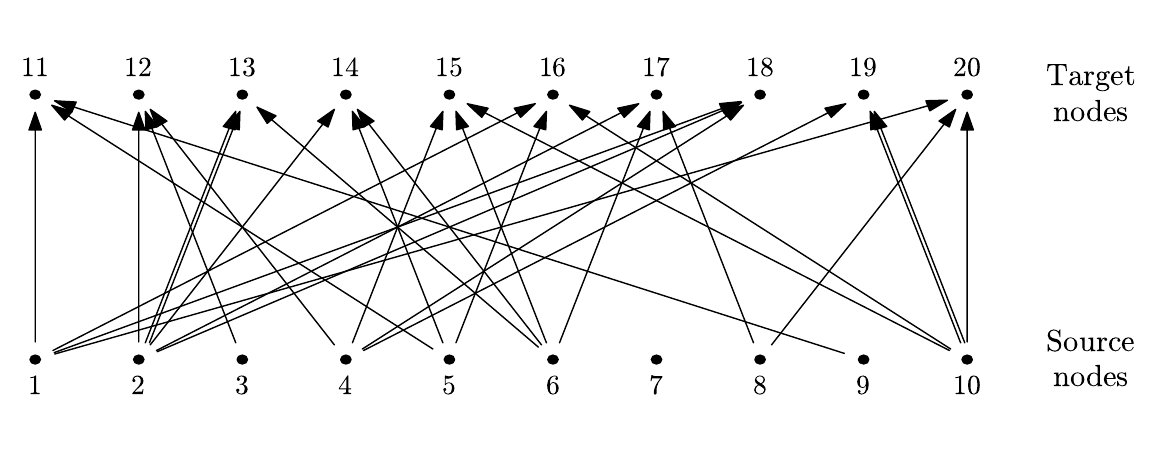

Write Python code to recreate this figure.
import numpy as np
import numpy.random as rnd
import random
import matplotlib.pyplot as plt
from matplotlib.patches import Circle, Rectangle, Arc
from matplotlib.lines import Line2D   

fig = plt.figure(figsize=(12, 5), frameon=False)
ax = fig.gca()
ax.set_axis_off()

def node_pos(n):
    if 0 < n <= 10: return (n*10-9, 10, -3)
    else: return (n*10-100-9, 40, 3)

def draw_node(x, y, font_offset, n):
    c = Circle((x, y), radius=.5, facecolor='black', linestyle='solid', edgecolor='black', 
               linewidth=1, zorder=1)
    ax.add_patch(c)
    ax.text(x, y+font_offset, '$' + str(n) + '$', fontsize=20, horizontalalignment='center', 
            verticalalignment='center')

def draw_arrow(start, stopp):
    dx = float(stopp[0])-start[0]; dy = float(stopp[1])-start[1]
    if dx > 0:
        alpha = np.arctan(dy/dx)
    elif dx < 0:
        alpha = np.pi - np.arctan(dy/-dx)
    else:
        alpha = np.pi / 2.0
    h = 2.0
    print alpha, dx, dy
    cx = h * np.cos(alpha)
    cy = h * np.sin(alpha)
    x = start[0]+cx
    y = start[1]+cy
    dx = dx - 2*cx
    dy = dy - 2*cy
    ax.arrow(x, y, dx, dy, shape='full', head_width=1.2, head_length=2.0, 
             fc="k", ec="k", length_includes_head="True")


rnd.seed(12345)
random.seed(12345)

sources = range(1, 11)
targets = range(11, 21)
nodes = sources + targets
for node in nodes:
    x, y, off = node_pos(node)
    draw_node(x, y, off, node)

for target in targets:
    drawn = []
    for i in range(3):
        source = random.choice(sources)
        sx = node_pos(source)[0]; sy = node_pos(source)[1]
        tx = node_pos(target)[0]; ty = node_pos(target)[1]
        if source in drawn:
            draw_arrow((sx+0.4, sy), (tx+0.4, ty))

        else:
            draw_arrow((sx, sy), (tx, ty))
        drawn.append(source)

ax.text(103, 10, '$\mathrm{Source}$\n$\mathrm{nodes}$', fontsize=22, horizontalalignment='center', 
        verticalalignment='center')
ax.text(103, 40, '$\mathrm{Target}$\n$\mathrm{nodes}$', fontsize=22, horizontalalignment='center', 
        verticalalignment='center')

plt.xlim(0, 110)
plt.ylim(0, 50)
#plt.show(block=True)
plt.tight_layout()
plt.savefig('RandConvConn2.pdf', bbox_inches='tight', pad_inches=0)
plt.cla()
plt.close('all')
